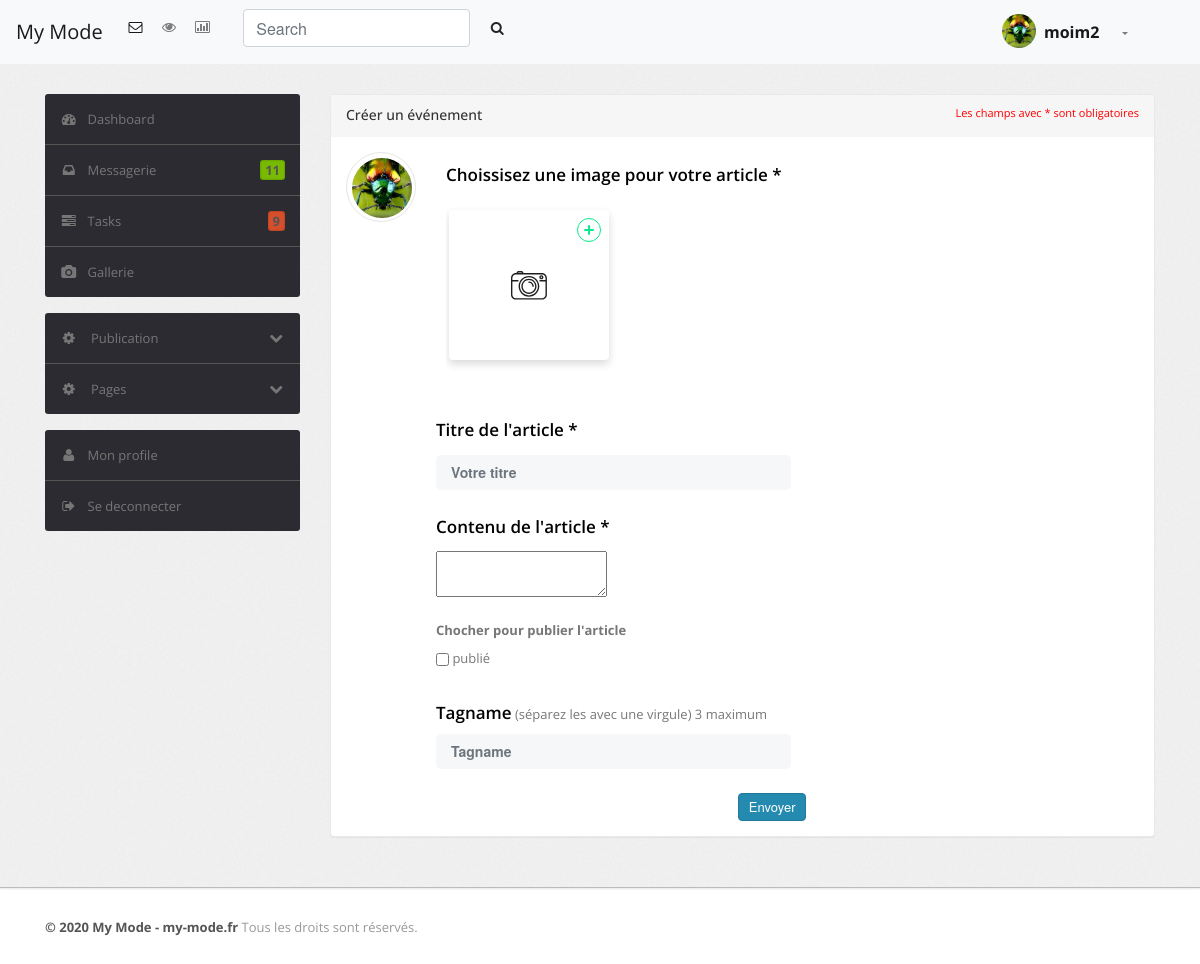
Page /admin/create-article.php (signed in) on the committed database.
### tables this page shows
CREATE TABLE `users` (
  `id` int(11) NOT NULL,
  `email` varchar(225) NOT NULL,
  `password` varchar(255) NOT NULL,
  `type_profile` varchar(255) NOT NULL,
  `firstname` varchar(255) NOT NULL,
  `lastname` varchar(255) NOT NULL,
  `genre` varchar(255) NOT NULL,
  `profile_target` varchar(255) NOT NULL,
  `phone` int(11) NOT NULL,
  `date_register` varchar(255) NOT NULL,
  `keyAccess` varchar(255) NOT NULL
);

### admin/includes/users.php (called while the page is built, shortened)
<?php
class User {
   public function get_user_talent_by_email($email, $tab) {
       global $pdo ;
       $query = $pdo->prepare("SELECT * FROM $tab WHERE email = ?");
       $query->bindValue(1, $email);
       $query->execute();
       $num = $query->rowCount();
       if($num ==1) {
         return $query -> fetch(\PDO::FETCH_ASSOC);
       } else {
         return json_encode(array('error' => "not-found"));
       }
   }
}
?>

### admin/create-article.php (the view, shortened to what this page needs)
<?php
   include_once('includes/connection.php');
   include_once('includes/users.php');
    ?>
<!DOCTYPE html>
<html lang="fr">
   <head>
      <head>
         <link rel="stylesheet" href="https://stackpath.bootstrapcdn.com/bootstrap/4.4.1/css/bootstrap.min.css">
         <link type="text/css" href="css/theme.css" rel="stylesheet">
         <link type="text/css" href="images/icons/css/font-awesome.css" rel="stylesheet">
   </head>
   <body>
      <?php include_once('includes/header.php'); ?>
      <div class="wrapper">
         <div class="container">
            <div class="row">
               <?php include_once('includes/menu-sidebar.php'); ?>
               <div class="col-md-12 col-lg-9">
                  <div class="content">
                     <div class="module">
                        <div class="module-head">
                           <h3 class="d-inline-block">Créer un événement</h3>
                           <p class="d-inline-block float-right text-red small">Les champs avec * sont obligatoires</p>
                        </div>
                        <div class="module-body">
                           <div class="stream-composer d-md-flex media">
                              <a href="#" class="media-avatar d-md-block d-none medium pull-left">
                              <img src="<?= $user_current['profile_target'] ?>">
                              </a>
                              <div class="row">
                                 <form action="" method="post" enctype="multipart/form-data">
                                    <div class="col-12 mb-4">
                                       <div id="add_box_img" class="img-box bg-white">
                                          <label class="label">Choissisez une image pour votre article *</label>
                                          <div class="DropZone__Preview">
                                             <div id="img_Preview" class="DropZone__Preview--add">
                                             </div>
                                          </div>
                                       </div>
                                    </div>
                                    <div class="col-12 mb-4">
                                       <label class="label" for="title_article">Titre de l'article *</label>
                                       <input type="text" placeholder="Votre titre" class="form-control w-100 input_custom" id="title_article" name="title" value="<?php if((isset($_POST['title']))) { echo $_POST['title']; } ?>">
                                    </div>
                                    <div class="col-12 mb-4">
                                       <label class="label" for="myTextarea">Contenu de l'article *</label>
                                       <textarea name="content" id="myTextarea">
                                       <?php if((isset($_POST['content']))) { echo $_POST['content']; } ?>
                                       </textarea>
                                    </div>
                                    <div class="col-12 mb-4">
                                       <p class="mb-2 font-weight-bold" for="myTextarea">Chocher pour publier l'article</p>
                                       <label class="checkbox">
                                       <input name="status" type="checkbox" <?php if(isset($_POST['status']) && $_POST['status'] == 'post') { echo 'checked'; } ?> value="post">
                                       publié
                                       </label>
                                    </div>
                                    <div class="col-12 mb-4">
                                       <label class="label" for="tags_article">Tagname</label> <span>(séparez les avec une virgule) 3 maximum</span>
                                       <input type="text" placeholder="Tagname" class="form-control w-100 input_custom" id="tags_article" name="Tagname" value="<?php if((isset($_POST['Tagname']))) { echo $_POST['Tagname']; } ?>">
                                    </div>
                                    <div class="clearfix">
                                       <button type="submit" class="btn btn-primary pull-right">
                                       Envoyer
                                       </button>
                                    </div>
                                 </form>
                              </div>
                           </div>
                        </div>
                     </div>
                  </div>
               </div>
            </div>
         </div>
      </div>
      <?php include_once('includes/footer.php'); ?>
   </body>
</html>

### admin/includes/header.php (shortened to what this page needs)
<?php
include_once('includes/connection.php');
include_once('includes/users.php');
$user = new User();
$user_current = $user->get_user_talent_by_email($_SESSION['email_ad'], 'users');
?>
<nav class="navbar navbar-expand-lg navbar-light bg-light">
  <a class="navbar-brand" href="index.php">My Mode</a>
  <div class="collapse navbar-collapse" id="navbarSupportedContent">
    <ul class="navbar-nav mr-auto">
      <li class="nav-item active">
        <a class="nav-link" href="#"><i class="icon-envelope"></i></a>
      </li>
      <li class="nav-item">
        <a class="nav-link" href="#"><i class="icon-eye-open"></i></a>
      </li>
      <li class="nav-item">
        <a class="nav-link" href="#"><i class="icon-bar-chart"></i></a>
      </li>
      <form class="form-inline ml-md-4 mb-2">
        <input class="form-control mr-sm-2" type="search" placeholder="Search" aria-label="Search">
        <button class="btn my-2 my-sm-0" type="submit"><i class="icon-search"></i></button>
      </form>
    </ul>
    <ul class="navbar-nav mr-5">
      <li class="nav-item dropdown">
        <a class="nav-link dropdown-toggle" href="#" id="navbarDropdown" role="button" data-toggle="dropdown" aria-haspopup="true" aria-expanded="false">
          <img src="<?= $user_current['profile_target'] ?>" class="nav-avatar">
          <span class="navbar-brand lead font-weight-bolder" href="#"><?php if($user_current) {echo $user_current["firstname"];} ?></span>
        </a>
      </li>
    </ul>
  </div>
</nav>

### rows in the picture
users: profile_target (picture), firstname "moim2"
